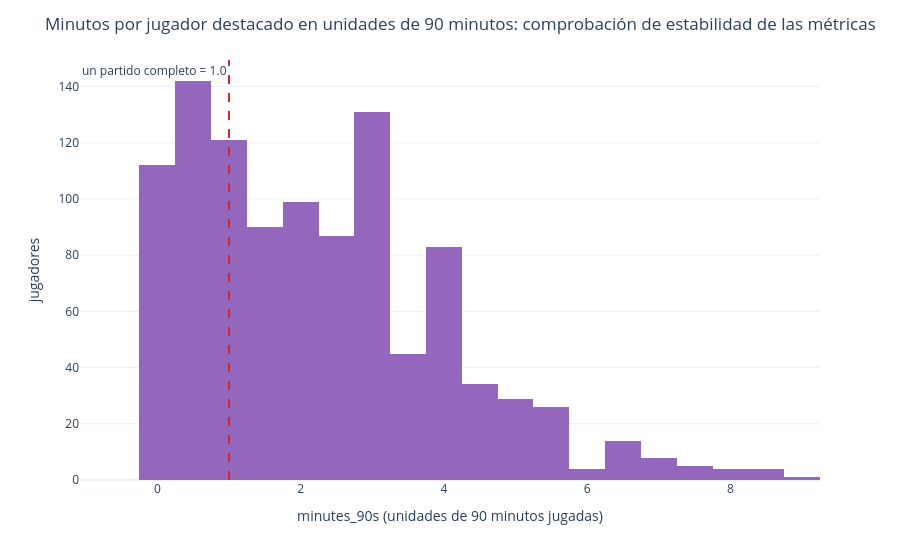

Notebook cell for this chart:
### Markdown cell above
## 11. Tamaño de muestra

¿Cuánta información de fútbol respalda cada métrica? La tabla muestra la cantidad de partidos por equipo, mientras que el histograma de minutos evidencia qué tan poco volumen de datos puede ser suficiente para estabilizar los valores iniciales de rendimiento por 90 minutos. Mantén esta precaución en todos los gráficos posteriores: interpreta tendencias, no certezas.

### Code cell
mm = played.dropna(subset=["minutes_90s"]).copy()

gp = team_agg["P"] if not team_agg.empty else pd.Series([0])

caveat = pd.DataFrame({
    "hecho": [
        "partidos jugados",
        "equipos observados",
        "partidos por equipo (mínimo/mediana/máximo)",
        "filas de partidos por equipo",
        "jugadores destacados",
        "mediana de minutos_90s por jugador",
        "proporción de destacados con un partido completo"
    ],
    "valor": [
        N_MATCHES_PLAYED,
        N_TEAMS,
        f"{int(gp.min())}/{int(gp.median())}/{int(gp.max())}",
        N_TEAM_MATCH,
        N_PLAYED,
        round(float(mm["minutes_90s"].median()), 3) if len(mm) else np.nan,
        round(float((mm["minutes_90s"] >= 1.0).mean()), 3) if len(mm) else np.nan,
    ],
})

display(caveat)

fig = px.histogram(
    mm,
    x="minutes_90s",
    nbins=20,
    color_discrete_sequence=["#9467bd"]
)

fig.add_vline(
    x=1.0,
    line_dash="dash",
    line_color="#d62728",
    annotation_text="un partido completo = 1.0",
    annotation_position="top left"
)

fig.update_layout(
    title="Minutos por jugador destacado en unidades de 90 minutos: comprobación de estabilidad de las métricas",
    xaxis_title="minutes_90s (unidades de 90 minutos jugadas)",
    yaxis_title="jugadores",
    **PLOTLY_KW
)

fig.show()

### Figure 1 — Plotly figure (JSON) as saved in the notebook; plotly's stock layout.template omitted (floating-point values rounded to 4 significant figures; data arrays with more than 128 entries replaced by an {"elided": "..."} marker saying what was removed)
{"data": [{"bingroup": "x", "hovertemplate": "minutes_90s=%{x}<br>count=%{y}<extra></extra>", "legendgroup": "", "marker": {"color": "#9467bd", "pattern": {"shape": ""}}, "name": "", "nbinsx": 20, "orientation": "v", "showlegend": false, "type": "histogram", "x": {"elided": "1039 float values"}, "xaxis": "x", "yaxis": "y"}], "layout": {"annotations": [{"showarrow": false, "text": "un partido completo = 1.0", "x": 1, "xanchor": "right", "xref": "x", "y": 1, "yanchor": "top", "yref": "y domain"}], "barmode": "relative", "legend": {"tracegroupgap": 0}, "margin": {"t": 60}, "shapes": [{"line": {"color": "#d62728", "dash": "dash"}, "type": "line", "x0": 1, "x1": 1, "xref": "x", "y0": 0, "y1": 1, "yref": "y domain"}], "title": {"text": "Minutos por jugador destacado en unidades de 90 minutos: comprobación de estabilidad de las métricas"}, "xaxis": {"anchor": "y", "domain": [0, 1], "title": {"text": "minutes_90s (unidades de 90 minutos jugadas)"}}, "yaxis": {"anchor": "x", "domain": [0, 1], "title": {"text": "jugadores"}}}}
